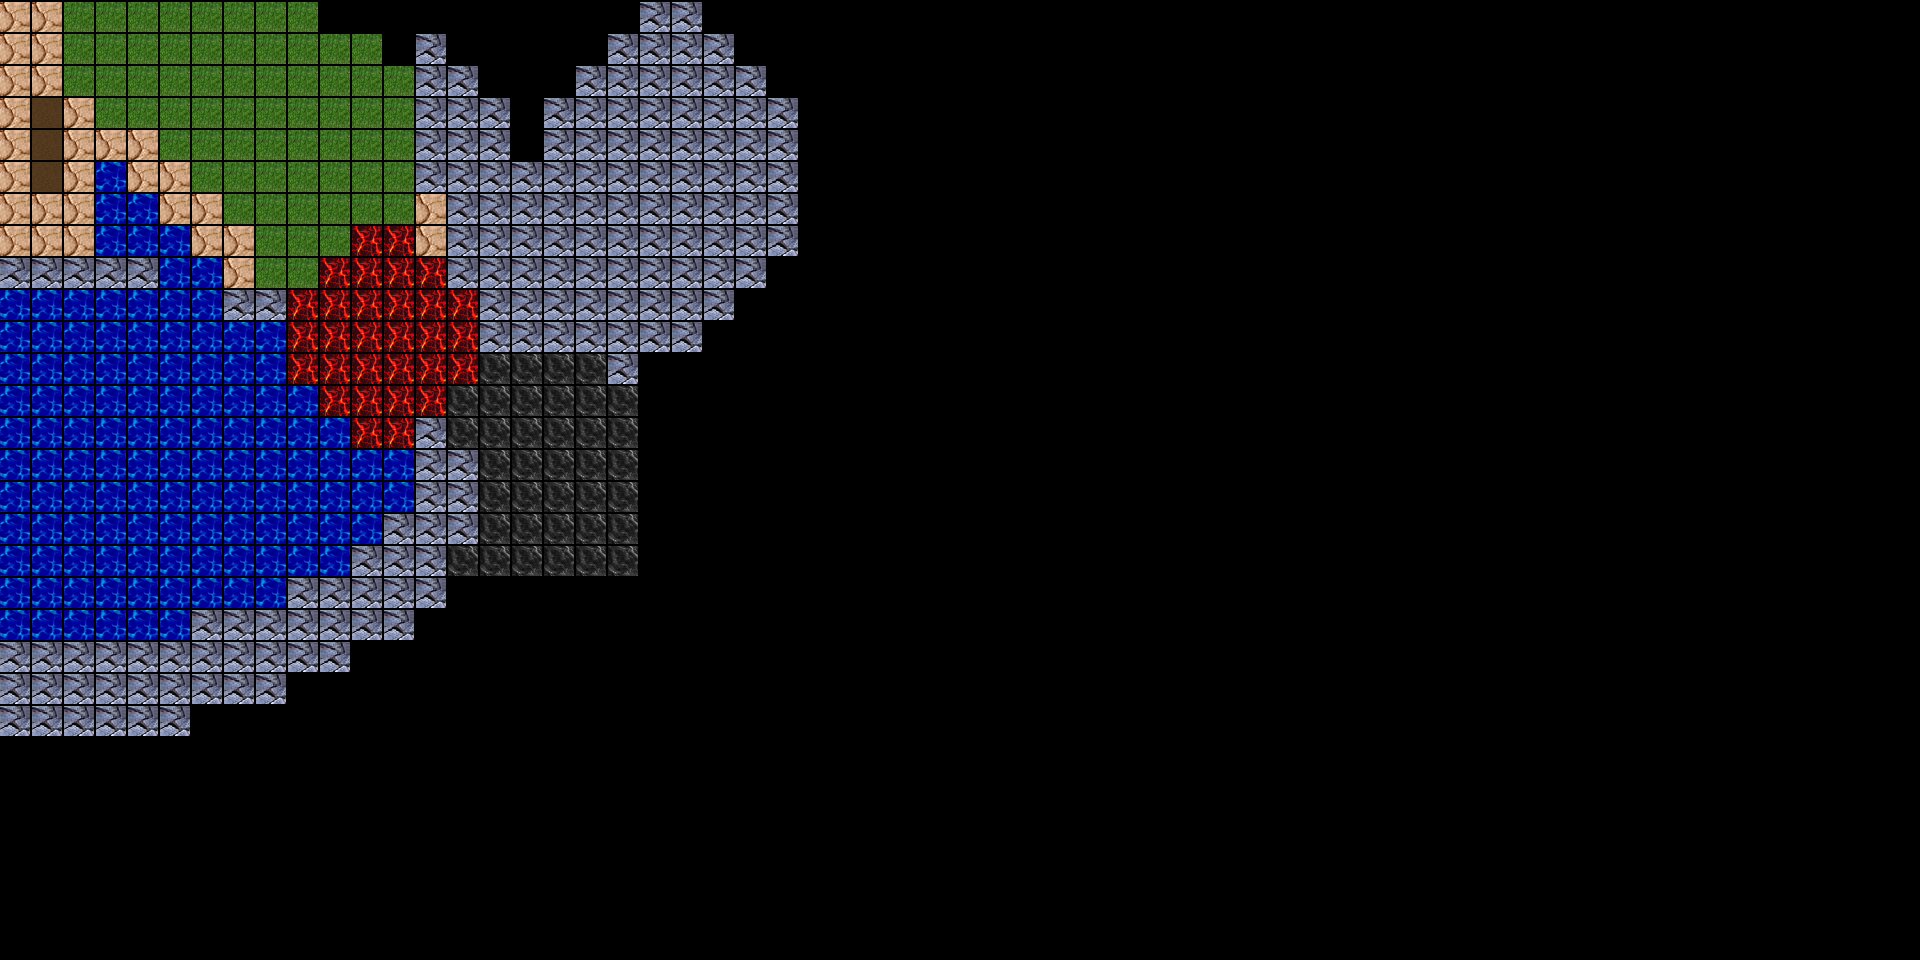

A level layout from a 2D game, rendered from its tile map. Below: a short description, then the map file with its tile-grid data intact:
An orthogonal 60x30 tile map with 32x32 px tiles, 1 tile layer (Tile Layer 1).

<map version="1.8" tiledversion="1.8.4" orientation="orthogonal" renderorder="right-down" width="60" height="30" tilewidth="32" tileheight="32" infinite="0" nextlayerid="2" nextobjectid="1">
 <tileset firstgid="1" source="standard-tiles.tsx" />
 <layer id="1" name="Tile Layer 1" width="60" height="30">
  <data encoding="csv">
1,1,10,10,10,10,10,10,10,10,0,0,0,0,0,0,0,0,0,0,3,3,0,0,0,0,0,0,0,0,0,0,0,0,0,0,0,0,0,0,0,0,0,0,0,0,0,0,0,0,0,0,0,0,0,0,0,0,0,0,
1,1,10,10,10,10,10,10,10,10,10,10,0,3,0,0,0,0,0,3,3,3,3,0,0,0,0,0,0,0,0,0,0,0,0,0,0,0,0,0,0,0,0,0,0,0,0,0,0,0,0,0,0,0,0,0,0,0,0,0,
1,1,10,10,10,10,10,10,10,10,10,10,10,3,3,0,0,0,3,3,3,3,3,3,0,0,0,0,0,0,0,0,0,0,0,0,0,0,0,0,0,0,0,0,0,0,0,0,0,0,0,0,0,0,0,0,0,0,0,0,
1,6,1,10,10,10,10,10,10,10,10,10,10,3,3,3,0,3,3,3,3,3,3,3,3,0,0,0,0,0,0,0,0,0,0,0,0,0,0,0,0,0,0,0,0,0,0,0,0,0,0,0,0,0,0,0,0,0,0,0,
1,6,1,1,1,10,10,10,10,10,10,10,10,3,3,3,0,3,3,3,3,3,3,3,3,0,0,0,0,0,0,0,0,0,0,0,0,0,0,0,0,0,0,0,0,0,0,0,0,0,0,0,0,0,0,0,0,0,0,0,
1,6,1,11,1,1,10,10,10,10,10,10,10,3,3,3,3,3,3,3,3,3,3,3,3,0,0,0,0,0,0,0,0,0,0,0,0,0,0,0,0,0,0,0,0,0,0,0,0,0,0,0,0,0,0,0,0,0,0,0,
1,1,1,11,11,1,1,10,10,10,10,10,10,1,3,3,3,3,3,3,3,3,3,3,3,0,0,0,0,0,0,0,0,0,0,0,0,0,0,0,0,0,0,0,0,0,0,0,0,0,0,0,0,0,0,0,0,0,0,0,
1,1,1,11,11,11,1,1,10,10,10,5,5,1,3,3,3,3,3,3,3,3,3,3,3,0,0,0,0,0,0,0,0,0,0,0,0,0,0,0,0,0,0,0,0,0,0,0,0,0,0,0,0,0,0,0,0,0,0,0,
3,3,3,3,3,11,11,1,10,10,5,5,5,5,3,3,3,3,3,3,3,3,3,3,0,0,0,0,0,0,0,0,0,0,0,0,0,0,0,0,0,0,0,0,0,0,0,0,0,0,0,0,0,0,0,0,0,0,0,0,
11,11,11,11,11,11,11,3,3,5,5,5,5,5,5,3,3,3,3,3,3,3,3,0,0,0,0,0,0,0,0,0,0,0,0,0,0,0,0,0,0,0,0,0,0,0,0,0,0,0,0,0,0,0,0,0,0,0,0,0,
11,11,11,11,11,11,11,11,11,5,5,5,5,5,5,3,3,3,3,3,3,3,0,0,0,0,0,0,0,0,0,0,0,0,0,0,0,0,0,0,0,0,0,0,0,0,0,0,0,0,0,0,0,0,0,0,0,0,0,0,
11,11,11,11,11,11,11,11,11,5,5,5,5,5,5,2,2,2,2,3,0,0,0,0,0,0,0,0,0,0,0,0,0,0,0,0,0,0,0,0,0,0,0,0,0,0,0,0,0,0,0,0,0,0,0,0,0,0,0,0,
11,11,11,11,11,11,11,11,11,11,5,5,5,5,2,2,2,2,2,2,0,0,0,0,0,0,0,0,0,0,0,0,0,0,0,0,0,0,0,0,0,0,0,0,0,0,0,0,0,0,0,0,0,0,0,0,0,0,0,0,
11,11,11,11,11,11,11,11,11,11,11,5,5,3,2,2,2,2,2,2,0,0,0,0,0,0,0,0,0,0,0,0,0,0,0,0,0,0,0,0,0,0,0,0,0,0,0,0,0,0,0,0,0,0,0,0,0,0,0,0,
11,11,11,11,11,11,11,11,11,11,11,11,11,3,3,2,2,2,2,2,0,0,0,0,0,0,0,0,0,0,0,0,0,0,0,0,0,0,0,0,0,0,0,0,0,0,0,0,0,0,0,0,0,0,0,0,0,0,0,0,
11,11,11,11,11,11,11,11,11,11,11,11,11,3,3,2,2,2,2,2,0,0,0,0,0,0,0,0,0,0,0,0,0,0,0,0,0,0,0,0,0,0,0,0,0,0,0,0,0,0,0,0,0,0,0,0,0,0,0,0,
11,11,11,11,11,11,11,11,11,11,11,11,3,3,3,2,2,2,2,2,0,0,0,0,0,0,0,0,0,0,0,0,0,0,0,0,0,0,0,0,0,0,0,0,0,0,0,0,0,0,0,0,0,0,0,0,0,0,0,0,
11,11,11,11,11,11,11,11,11,11,11,3,3,3,2,2,2,2,2,2,0,0,0,0,0,0,0,0,0,0,0,0,0,0,0,0,0,0,0,0,0,0,0,0,0,0,0,0,0,0,0,0,0,0,0,0,0,0,0,0,
11,11,11,11,11,11,11,11,11,3,3,3,3,3,0,0,0,0,0,0,0,0,0,0,0,0,0,0,0,0,0,0,0,0,0,0,0,0,0,0,0,0,0,0,0,0,0,0,0,0,0,0,0,0,0,0,0,0,0,0,
11,11,11,11,11,11,3,3,3,3,3,3,3,0,0,0,0,0,0,0,0,0,0,0,0,0,0,0,0,0,0,0,0,0,0,0,0,0,0,0,0,0,0,0,0,0,0,0,0,0,0,0,0,0,0,0,0,0,0,0,
3,3,3,3,3,3,3,3,3,3,3,0,0,0,0,0,0,0,0,0,0,0,0,0,0,0,0,0,0,0,0,0,0,0,0,0,0,0,0,0,0,0,0,0,0,0,0,0,0,0,0,0,0,0,0,0,0,0,0,0,
3,3,3,3,3,3,3,3,3,0,0,0,0,0,0,0,0,0,0,0,0,0,0,0,0,0,0,0,0,0,0,0,0,0,0,0,0,0,0,0,0,0,0,0,0,0,0,0,0,0,0,0,0,0,0,0,0,0,0,0,
3,3,3,3,3,3,0,0,0,0,0,0,0,0,0,0,0,0,0,0,0,0,0,0,0,0,0,0,0,0,0,0,0,0,0,0,0,0,0,0,0,0,0,0,0,0,0,0,0,0,0,0,0,0,0,0,0,0,0,0,
0,0,0,0,0,0,0,0,0,0,0,0,0,0,0,0,0,0,0,0,0,0,0,0,0,0,0,0,0,0,0,0,0,0,0,0,0,0,0,0,0,0,0,0,0,0,0,0,0,0,0,0,0,0,0,0,0,0,0,0,
0,0,0,0,0,0,0,0,0,0,0,0,0,0,0,0,0,0,0,0,0,0,0,0,0,0,0,0,0,0,0,0,0,0,0,0,0,0,0,0,0,0,0,0,0,0,0,0,0,0,0,0,0,0,0,0,0,0,0,0,
0,0,0,0,0,0,0,0,0,0,0,0,0,0,0,0,0,0,0,0,0,0,0,0,0,0,0,0,0,0,0,0,0,0,0,0,0,0,0,0,0,0,0,0,0,0,0,0,0,0,0,0,0,0,0,0,0,0,0,0,
0,0,0,0,0,0,0,0,0,0,0,0,0,0,0,0,0,0,0,0,0,0,0,0,0,0,0,0,0,0,0,0,0,0,0,0,0,0,0,0,0,0,0,0,0,0,0,0,0,0,0,0,0,0,0,0,0,0,0,0,
0,0,0,0,0,0,0,0,0,0,0,0,0,0,0,0,0,0,0,0,0,0,0,0,0,0,0,0,0,0,0,0,0,0,0,0,0,0,0,0,0,0,0,0,0,0,0,0,0,0,0,0,0,0,0,0,0,0,0,0,
0,0,0,0,0,0,0,0,0,0,0,0,0,0,0,0,0,0,0,0,0,0,0,0,0,0,0,0,0,0,0,0,0,0,0,0,0,0,0,0,0,0,0,0,0,0,0,0,0,0,0,0,0,0,0,0,0,0,0,0,
0,0,0,0,0,0,0,0,0,0,0,0,0,0,0,0,0,0,0,0,0,0,0,0,0,0,0,0,0,0,0,0,0,0,0,0,0,0,0,0,0,0,0,0,0,0,0,0,0,0,0,0,0,0,0,0,0,0,0,0
</data>
 </layer>
</map>